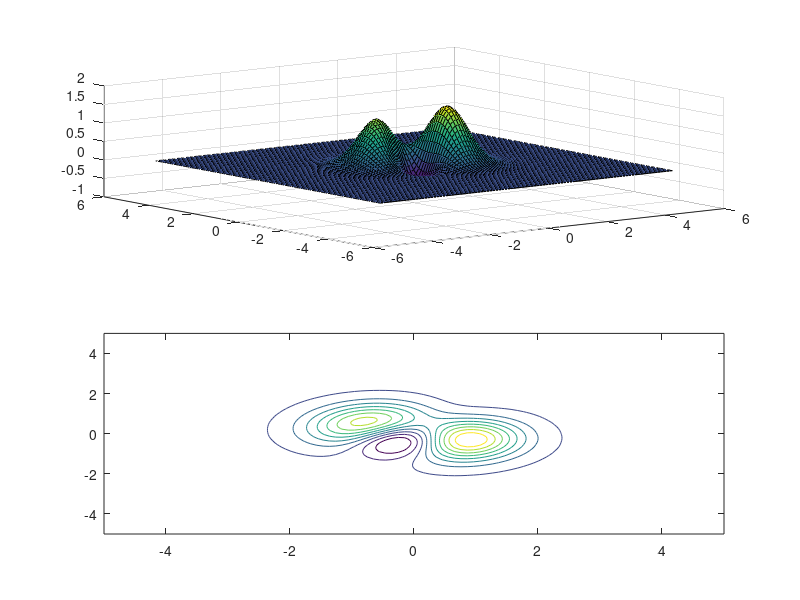

This chart was generated by the following MATLAB code:
% Bonusuppgift MVE035

%% a) Solve non-linear system of equations
c = 10;
[X, Y] = meshgrid(linspace(-c, c), linspace(-c, c));
root2d = @(x) [
    x(1) * x(2) + exp(x(1)) + x(1) - 3
    x(1) * sin(x(1)) + x(2)^2 - 2
    ];

% Plot 'zero'-countour lines
n = numel(X);
Z1 = zeros(n, 1); Z2 = zeros(n, 1);
for i = 1:n
	y = root2d([X(i), Y(i)]);
	Z1(i) = y(1); Z2(i) = y(2);
end
Z1 = reshape(Z1, size(X)); Z2 = reshape(Z2, size(X));
hold on
contour(X, Y, Z1, [0 0])
contour(X, Y, Z2, [0 0])
hold off

% Solve the system of equations starting at the 4 points closest to origin
coords = [
	-3.5 -1.9
	-6.2 -1.5
	0.5 1.3
	1.1 -1.1
	];
for x0 = coords', fsolve(root2d, x0), end

%% b) Calculate extrema
f = @(x, y) (sin(x + y) + 3 * (x - 1/2 * y).^2) .* exp(-(x.^2 + y.^2));
[X, Y] = meshgrid(linspace(-5, 5), linspace(-5, 5));
Z = f(X, Y);
subplot(2, 1, 1), surf(X, Y, Z)
subplot(2, 1, 2), contour(X, Y, Z)

% Classifies all as minima?
f2 = @(x) f(x(1), x(2));
fminunc(f2, [-0.85 0.55])
fminunc(f2, [-0.25 -0.65])
fminunc(f2, [1.00 -0.20])

%% c) Evaluate double interal
% D is {(x,y); 0 <= y <= 1 - x^2}
fun = @(x, y) y .* sin(y + x.^2);
ymax = @(x) 1 - x.^2;
integral2(fun, 0, 1, 0, ymax)
